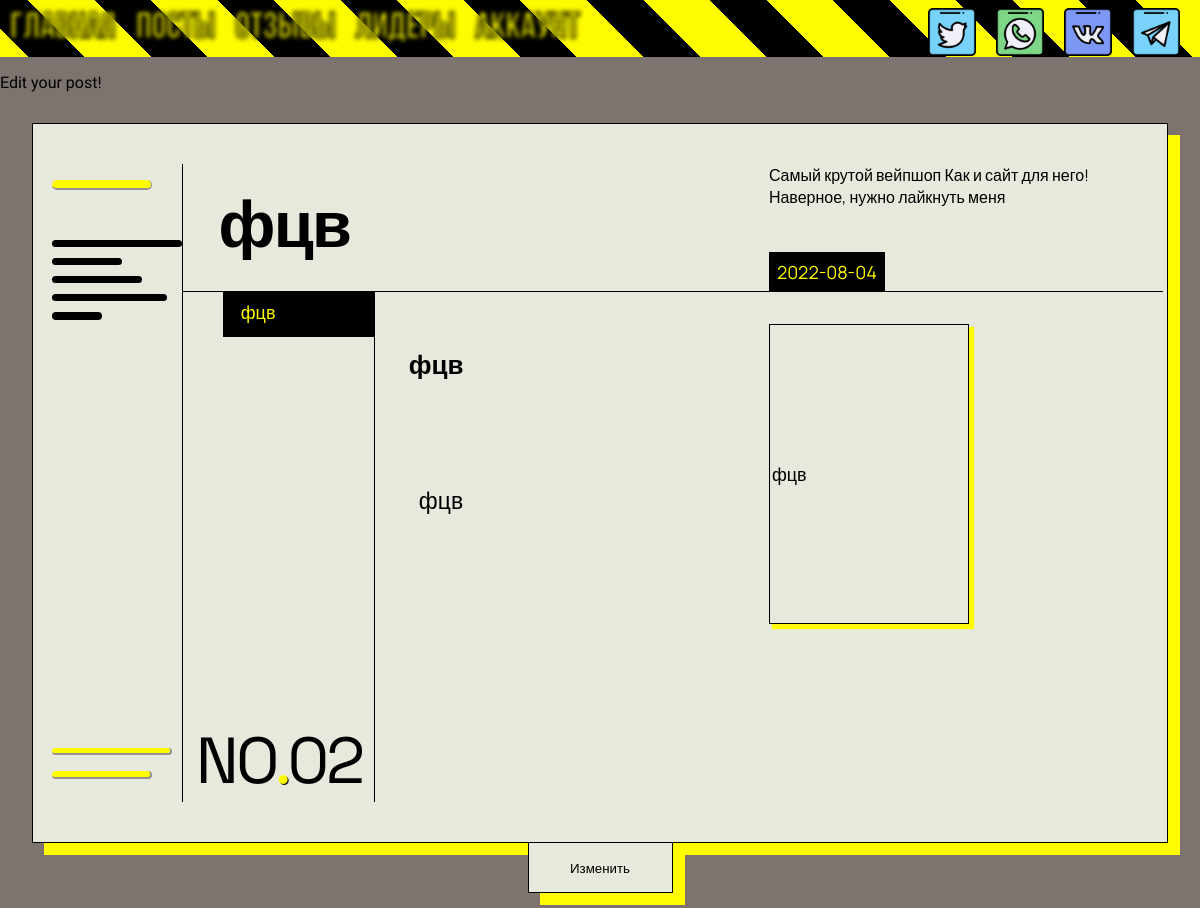
The app's page /posts/2/edit (signed in) with its own data.
### app.py (models this page shows, shortened)
class Article(db.Model):
    number = db.Column(db.Integer, primary_key=True)
    title = db.Column(db.String(100), nullable=False)
    intro = db.Column(db.String(1000), nullable=False)
    text = db.Column(db.Text, nullable=False)
    tag = db.Column(db.String(15), nullable=False)
    img_url = db.Column(db.Text, nullable=False)
    date = db.Column(db.DateTime, default=datetime.now())

### app.py (the view)
@app.route("/posts/<int:number>/edit", methods=['POST', 'GET'])
@login_required
def def_post_edit(number):
    if current_user.id == 1:
        article = Article.query.get_or_404(number)
        if request.method == "POST":
            article.title = request.form['title']
            article.intro = request.form['intro']
            article.text = request.form['text']
            article.tag = request.form['tag']
            article.img_url = request.form['img_url']
            try:
                db.session.commit()
                return redirect('/posts')
            except:
                return "!Eroor!"
        else:
            return render_template('edit_post.html', article=article)
    else:
        return redirect("/")

### app.py (called while the page is built)
@manager.user_loader
def load_user(id):
    return User.query.get(id)

@app.after_request
def redirect_to_signin(response):
    if response.status_code == 401:
        return redirect(url_for("login_page"))
    return response

### templates/edit_post.html (shortened to what this page needs)
{% extends 'pattern.html' %}
{% block links_scripts %}
<link href="/static/css/make_post.css" type="text/css" rel="stylesheet">
{% endblock %}
{% block body%}
    <p>Edit your post!</p>
    <form method="POST">
        <div class="blog_body">
            <div class="blog">
                <div class="border1"></div>
                <div class="border2"></div>
                <div class="border3"></div>
                <div class="stripes_top">
                    <p class="thing" style="height: 0.6rem;background-color: #fffb00;border-right: 1px solid #94918f;border-bottom: 2px solid #94918f; margin-bottom: 50px;"></p>
                    <p class="blog-menu thing" style="max-width: 130px;margin-bottom: -5px;"></p>
                    <p class="blog-menu thing" style="max-width: 70px;margin-bottom: -5px;"></p>
                    <p class="blog-menu thing" style="max-width: 90px;margin-bottom: -5px;"></p>
                    <p class="blog-menu thing" style="max-width: 115px;margin-bottom: -5px;"></p>
                    <p class="blog-menu thing" style="max-width: 50px;margin-bottom: -5px;"></p>
                </div>
                <div class="stripes_bottom">
                    <p class="blog-menu mention thing" style="max-width: 120px;margin-bottom: -13px;background-color: #fffb00;border-right: 2px solid #94918f;border-bottom: 2px solid #94918f; margin-bottom: 1%;"></p>
                    <p class="blog-menu thing" style="max-width: 100px;background-color: #fffb00;border-right: 2px solid #94918f;border-bottom: 2px solid #94918f;"></p>
                </div>
                <div class="title">
                    <div class="title_style"><input type ="text" name="title" id="title" placeholder="Пример титульника" value="{{ article.title }}"></div>
                </div>
                <div class="intro_and_text">
                    <h1>&nbsp;&nbsp;&nbsp;<textarea oninput="auto_grow(this)" type ="text" name="intro" id="intro" placeholder="«Пример краткого описания поста (ковычки не ставить, появятся сами)»">{{ article.intro }}</textarea></h1>
                    <p><textarea oninput="auto_grow(this)" type ="text" name="text" id="text" placeholder="Пример полного описания поста. При заполнении этих строк вы сможете сразу посмотреть, как пост будет выглядеть!">{{ article.text }}</textarea></p>
                </div>
                <div class="tag">
                    <p><textarea oninput="auto_grow(this)" type ="text" name="tag" id="tag" placeholder="тэг">{{ article.tag }}</textarea></p>
                </div>
                <div class="date">
                    <p>{{ article.date.date() }}</p>
                </div>
                <div class="crawl">
                    <marquee>
                        <span>Самый крутой вейпшоп</span>
                        <span>Как и сайт для него!</span>
                        <span>Наверное, нужно лайкнуть меня</span>
                    </marquee>
                </div>
                <div class="img_url"><input type ="text" name="img_url" id="img_url" value="{{ article.img_url }}"></div>
                <div class="number">
                    <div class="number_style">
                        {% if article.number < 10 %} NO<span style="color:#fffb00;text-shadow: 1px 1px black;">.</span>0{{ article.number }} {% else %} NO<span style="color:#fffb00;text-shadow: 1px 1px black;">.</span>{{ article.number }} {% endif %}
                    </div>
                </div>
            </div>
            <button type ="submit" class="custom-btn btn-16">Изменить</button>
        </div>
        </form>
{% endblock %}

### static/css/pattern.css (style rules this page uses)
body { margin: 0; min-height: 100vh; font-family: 'Koulen', cursive; }
.background { background-color: rgba(39, 23, 16, 0.6); }

### records on screen
Article: title "фцв", intro "фцв", text "фцв", tag "фцв", date "2022-08-04", img_url "фцв", number "2"
